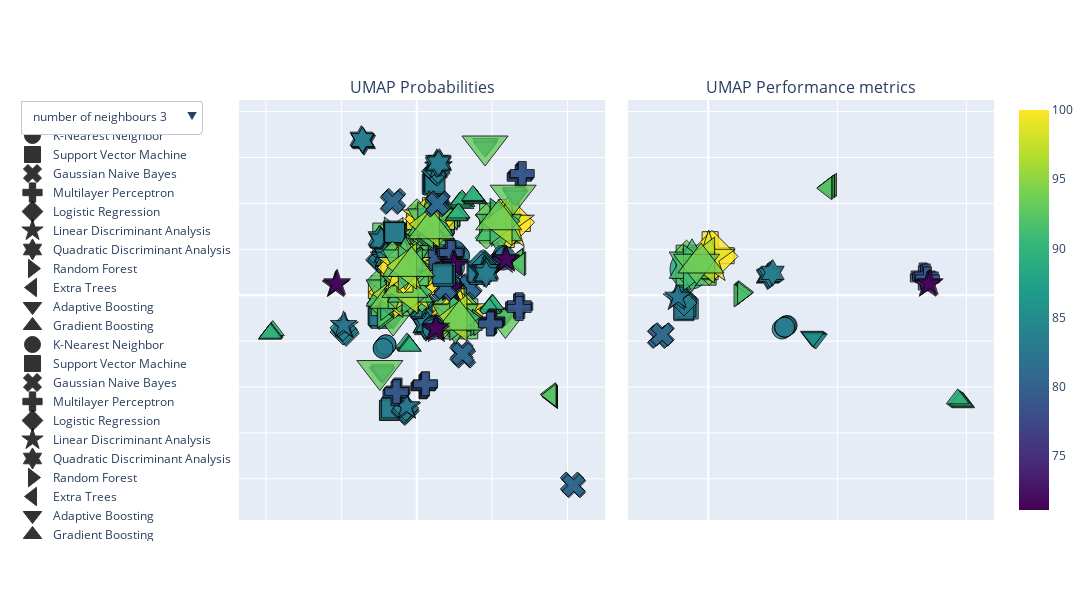

The code cell stored with this chart in its notebook:
### Markdown cell above
### UMAP chart

### Code cell
fig = go.Figure()

symbols = ['circle', 'square', 'x', 'cross', 'diamond', 'star', 'hexagram', 'triangle-right', 'triangle-left', 'triangle-down', 'triangle-up']
# convert symbols to dictionary with keys from 1 to 11
symbols_dict = dict(zip(range(1, 12), symbols))

fig = make_subplots(rows=1, cols=2, subplot_titles=('UMAP Probabilities', 'UMAP Performance metrics'), shared_yaxes='all', shared_xaxes=True,
                    vertical_spacing=0.03, horizontal_spacing=0.03, specs=[[{'type': 'xy'}, {'type': 'xy'}]])

# define number of neighbors
neighb = 8


# Plot UMAP, add hovertext and symbols, define colorscale by performance, add title
for i in range(3, 3 + neighb):
    for key in algos.keys():
        df_model_red = df_model_all[df_model_all['algorithm_id'] == key]
        fig.add_trace(go.Scatter(x=df_model_red[f'UMAP_1_prob_{i}'], y=df_model_red[f'UMAP_2_prob_{i}'], mode='markers', hovertext=df_model_red['text'], 
                    marker=dict(size=df_model_red['size']*20, symbol = df_model_red['algorithm_id'].map(symbols_dict), 
                    color=df_model_red['overall_performance'], coloraxis='coloraxis'), name = algos[key]), row=1, col=1)

fig.add_trace(go.Scatter(x=df_model_all['UMAP_1_metrics'], y=df_model_all['UMAP_2_metrics'], mode='markers', hovertext=df_model_all['text'], 
            marker=dict(size=df_model_all['size']*20, symbol = df_model_all['algorithm_id'].map(symbols_dict), 
            color=df_model_all['overall_performance'], coloraxis='coloraxis')), row=1, col=2)

# show symbols for each algorithm in the legend

def create_layout_button(n):
    list = [False] * (neighb*11 + 1)
    list[-1] = True
    if n == 0:
        list[n] = True
        for i in range(1, 11):
            list[i] = True
    else:
        list[11*n] = True
        for i in range(11*n, 11*n + 11):
            list[i] = True
    return dict(label = f'number of neighbours {n+3}',
                method = 'restyle',
                args = [{'visible': list}])


fig.update_layout(
        updatemenus=[go.layout.Updatemenu(
            active = 0,
            buttons = [create_layout_button(i) for i in range(neighb)],
            direction = 'down',
            showactive = True)])

# remove axes labels
fig.update_xaxes(showticklabels=False)
fig.update_yaxes(showticklabels=False)
fig.update_traces(marker=dict(opacity=0.8, line=dict(width=1, color='Black')), selector=dict(mode='markers'))
# define symbols for markers based on symbols defined
fig.update_layout(hoverlabel=dict(bgcolor="white", font_size=14, font_family="Rockwell"), hovermode='closest')
# define plot as square
fig.update_layout(width=1200, height=600)
# add tooltip
fig.update_layout(hovermode='closest')
fig.update_layout(coloraxis=dict(colorscale='Viridis'), showlegend=True)
# move legend to the left
fig.update_layout(legend=dict(x=-0.3, y=0.45))


fig.show()
